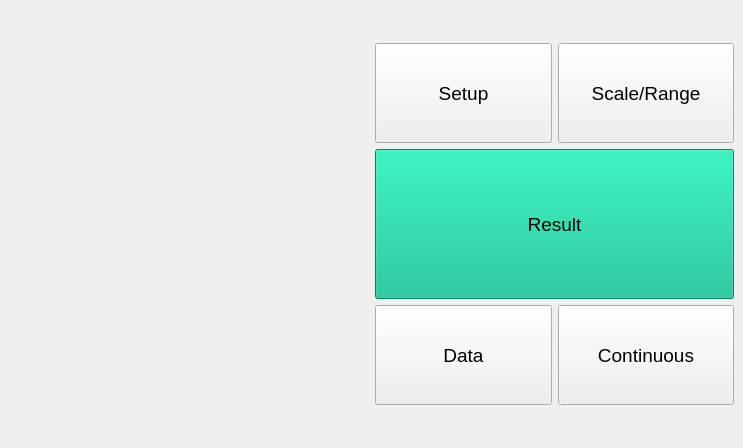
<?xml version="1.0" encoding="UTF-8"?>
<ui version="4.0">
 <class>MainWindow</class>
 <widget class="QMainWindow" name="MainWindow">
  <property name="geometry">
   <rect>
    <x>0</x>
    <y>0</y>
    <width>743</width>
    <height>448</height>
   </rect>
  </property>
  <property name="windowTitle">
   <string>MainWindow</string>
  </property>
  <widget class="QWidget" name="centralwidget">
   <property name="layoutDirection">
    <enum>Qt::LeftToRight</enum>
   </property>
   <layout class="QGridLayout" name="gridLayout_2">
    <item row="0" column="1">
     <layout class="QHBoxLayout" name="horizontalLayout">
      <property name="sizeConstraint">
       <enum>QLayout::SetMaximumSize</enum>
      </property>
      <item>
       <layout class="QVBoxLayout" name="verticalLayout">
        <item>
         <layout class="QGridLayout" name="gridLayout">
          <item row="0" column="0">
           <widget class="QPushButton" name="pushButton_2">
            <property name="minimumSize">
             <size>
              <width>150</width>
              <height>100</height>
             </size>
            </property>
            <property name="font">
             <font>
              <family>Arial</family>
              <pointsize>14</pointsize>
             </font>
            </property>
            <property name="text">
             <string>Setup</string>
            </property>
           </widget>
          </item>
          <item row="0" column="1">
           <widget class="QPushButton" name="pushButton">
            <property name="minimumSize">
             <size>
              <width>150</width>
              <height>100</height>
             </size>
            </property>
            <property name="font">
             <font>
              <family>Arial</family>
              <pointsize>14</pointsize>
             </font>
            </property>
            <property name="text">
             <string>Scale/Range</string>
            </property>
           </widget>
          </item>
          <item row="2" column="0">
           <widget class="QPushButton" name="pushButton_4">
            <property name="minimumSize">
             <size>
              <width>150</width>
              <height>100</height>
             </size>
            </property>
            <property name="font">
             <font>
              <family>Arial</family>
              <pointsize>14</pointsize>
             </font>
            </property>
            <property name="text">
             <string>Data</string>
            </property>
           </widget>
          </item>
          <item row="1" column="0" colspan="2">
           <widget class="QPushButton" name="pushButton_3">
            <property name="minimumSize">
             <size>
              <width>0</width>
              <height>150</height>
             </size>
            </property>
            <property name="font">
             <font>
              <family>Arial</family>
              <pointsize>14</pointsize>
             </font>
            </property>
            <property name="autoFillBackground">
             <bool>false</bool>
            </property>
            <property name="styleSheet">
             <string notr="true">background:rgb(0, 185, 136)</string>
            </property>
            <property name="text">
             <string>Result</string>
            </property>
           </widget>
          </item>
          <item row="2" column="1">
           <widget class="QPushButton" name="pushButton_5">
            <property name="minimumSize">
             <size>
              <width>150</width>
              <height>100</height>
             </size>
            </property>
            <property name="font">
             <font>
              <family>Arial</family>
              <pointsize>14</pointsize>
             </font>
            </property>
            <property name="text">
             <string>Continuous</string>
            </property>
           </widget>
          </item>
         </layout>
        </item>
       </layout>
      </item>
     </layout>
    </item>
    <item row="0" column="0">
     <widget class="PlotWidget" name="widget" native="true"/>
    </item>
   </layout>
  </widget>
 </widget>
 <customwidgets>
  <customwidget>
   <class>PlotWidget</class>
   <extends>QWidget</extends>
   <header location="global">pyqtgraph</header>
   <container>1</container>
  </customwidget>
 </customwidgets>
 <tabstops>
  <tabstop>pushButton_2</tabstop>
  <tabstop>pushButton</tabstop>
  <tabstop>pushButton_3</tabstop>
  <tabstop>pushButton_4</tabstop>
  <tabstop>pushButton_5</tabstop>
 </tabstops>
 <resources/>
 <connections/>
 <slots>
  <slot>openSetup()</slot>
  <slot>openScale()</slot>
 </slots>
</ui>
